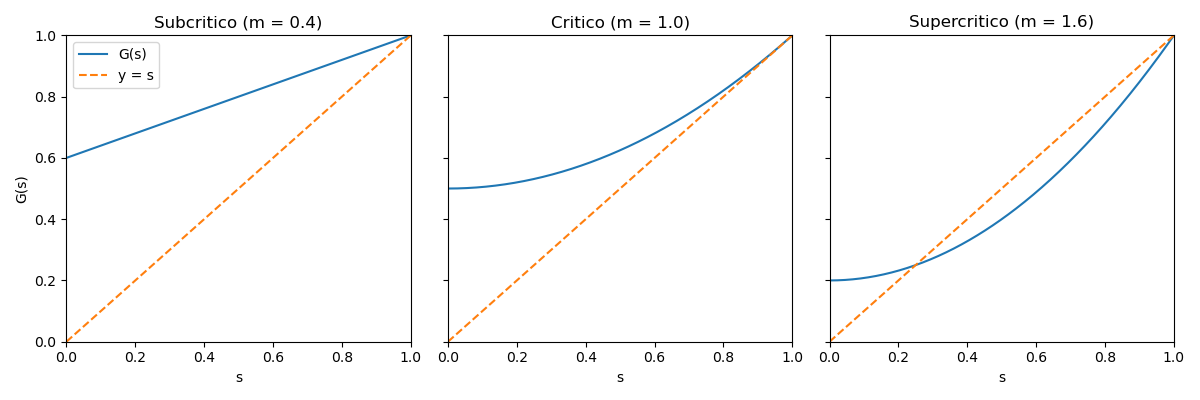

Python code for this plot:
import numpy as np
import matplotlib.pyplot as plt

# Definizione di alcune distribuzioni di progenie K con media m<1, m=1, m>1
# Subcritico: P(K=0)=0.6, P(K=1)=0.4  -> m = 0.4
p_sub = {0: 0.6, 1: 0.4}

# Critico: P(K=0)=0.5, P(K=2)=0.5    -> m = 1.0
p_crit = {0: 0.5, 2: 0.5}

# Supercritico: P(K=0)=0.2, P(K=2)=0.8 -> m = 1.6
p_super = {0: 0.2, 2: 0.8}

def G(s, pmf):
    """Funzione generatrice G(s) = E[s^K] per una data distribuzione pmf (dict k -> p)."""
    return sum(p * s**k for k, p in pmf.items())

# Griglia in [0,1]
s = np.linspace(0, 1, 400)

# Calcolo delle G(s) per i tre casi
G_sub   = np.array([G(x, p_sub)   for x in s])
G_crit  = np.array([G(x, p_crit)  for x in s])
G_super = np.array([G(x, p_super) for x in s])

m_sub   = sum(k * p for k, p in p_sub.items())
m_crit  = sum(k * p for k, p in p_crit.items())
m_super = sum(k * p for k, p in p_super.items())

fig, axes = plt.subplots(1, 3, figsize=(12, 4), sharey=True)

# Linea bisettrice y = s
bisettrice = s

# Subcritico
axes[0].plot(s, G_sub, label="G(s)")
axes[0].plot(s, bisettrice, linestyle="--", label="y = s")
axes[0].set_title(f"Subcritico (m = {m_sub:.1f})")
axes[0].set_xlabel("s")
axes[0].set_ylabel("G(s)")
axes[0].set_xlim(0, 1)
axes[0].set_ylim(0, 1)
axes[0].legend()

# Critico
axes[1].plot(s, G_crit, label="G(s)")
axes[1].plot(s, bisettrice, linestyle="--", label="y = s")
axes[1].set_title(f"Critico (m = {m_crit:.1f})")
axes[1].set_xlabel("s")
axes[1].set_xlim(0, 1)
axes[1].set_ylim(0, 1)

# Supercritico
axes[2].plot(s, G_super, label="G(s)")
axes[2].plot(s, bisettrice, linestyle="--", label="y = s")
axes[2].set_title(f"Supercritico (m = {m_super:.1f})")
axes[2].set_xlabel("s")
axes[2].set_xlim(0, 1)
axes[2].set_ylim(0, 1)

plt.tight_layout()
plt.show()
